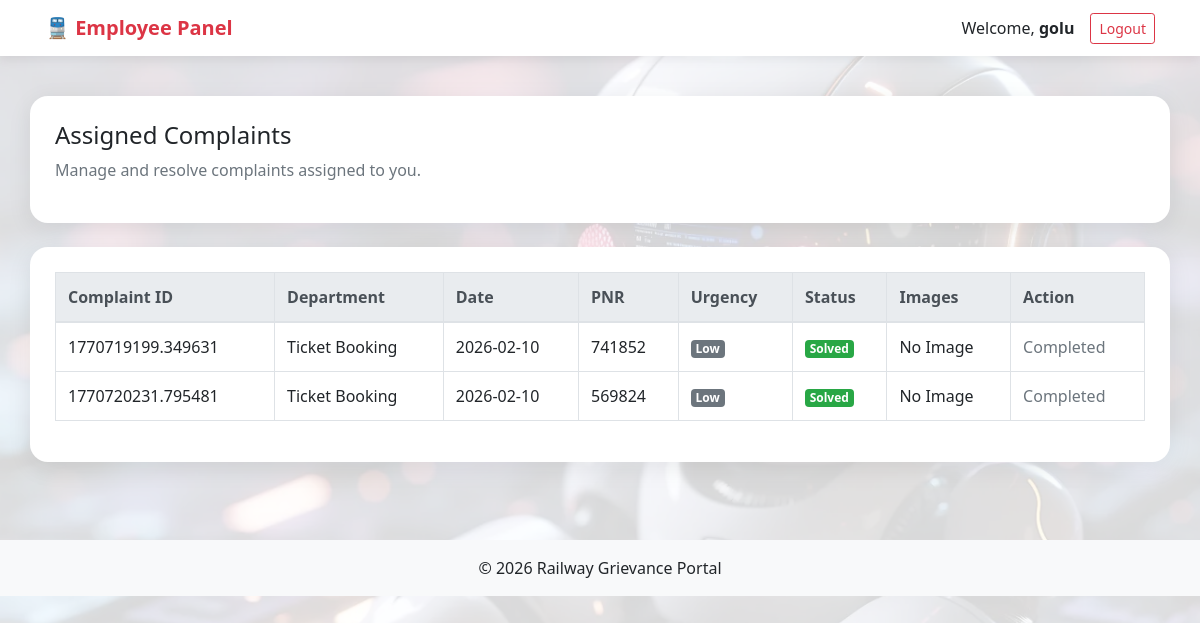
The app's page /employee_dashboard (signed in) with its own data.
### models.py (models this page shows)
class User(db.Model, UserMixin):
    __tablename__ = 'user'
    id = db.Column(db.Integer, primary_key=True)
    username = db.Column(db.String(150), unique=True, nullable=False)
    password = db.Column(db.String(255), nullable=False)   # Increased size for hashed passwords
    role = db.Column(db.String(50), nullable=False)
    department = db.Column(db.String(100), nullable=True)
    complaints = relationship(
        'Complaint',
        back_populates='user',
        foreign_keys='Complaint.user_id',
        cascade="all, delete"
    )
    assigned_complaints = relationship(
        'Complaint',
        back_populates='assigned_employee',
        foreign_keys='Complaint.assigned_employee_id'
    )

class Complaint(db.Model):
    __tablename__ = 'complaint'
    id = db.Column(db.Integer, primary_key=True)
    unique_id = db.Column(db.String, unique=True, nullable=False)
    department = db.Column(db.String, nullable=False)
    date = db.Column(db.Date, nullable=False)
    time = db.Column(db.Time, nullable=False)
    pnr_no = db.Column(db.String, nullable=False)
    age = db.Column(db.Integer, nullable=False)
    additional_info = db.Column(db.Text, nullable=True)
    images = db.Column(db.String, nullable=True)
    status = db.Column(db.String(20), default='Unsolved')
    urgency = db.Column(db.Integer, default=0)
    user_id = db.Column(db.Integer, db.ForeignKey('user.id'), nullable=False)
    assigned_employee_id = db.Column(db.Integer, db.ForeignKey('user.id'), nullable=True)
    user = relationship(
        'User',
        back_populates='complaints',
        foreign_keys=[user_id]
    )
    assigned_employee = relationship(
        'User',
        back_populates='assigned_complaints',
        foreign_keys=[assigned_employee_id]
    )
    feedbacks = db.relationship(
        'Feedback',
        back_populates='complaint',
        cascade="all, delete",
        lazy=True
    )

### app.py (the view)
@app.route('/employee_dashboard')
@login_required
def employee_dashboard():
    if current_user.role != 'Employee':
        flash("Access denied: Only employees can view this page.", 'danger')
        return redirect(url_for('home'))
    assigned_complaints = Complaint.query.filter_by(assigned_employee_id=current_user.id).order_by(Complaint.urgency.desc()).all()
    return render_template('employee_dashboard.html', complaints=assigned_complaints)

### app.py (called while the page is built)
@login_manager.user_loader
def load_user(user_id):
    return User.query.get(int(user_id))

### templates/employee_dashboard.html (shortened to what this page needs)
<!DOCTYPE html>
<html lang="en">
<head>
<link rel="stylesheet"
      href="https://stackpath.bootstrapcdn.com/bootstrap/4.5.2/css/bootstrap.min.css">
<link rel="stylesheet"
      href="{{ url_for('static', filename='styles/dashboard_theme.css') }}">
</head>
<body>
<nav class="navbar navbar-expand-lg fixed-top">
    <div class="container">
        <a class="navbar-brand font-weight-bold text-danger">
            🚆 Employee Panel
        </a>
        <ul class="navbar-nav ml-auto align-items-center">
            <li class="nav-item mr-3">
                Welcome, <strong>{{ current_user.username }}</strong>
            </li>
            <li class="nav-item">
                <a href="{{ url_for('logout') }}"
                   class="btn btn-outline-danger btn-sm">
                    Logout
                </a>
            </li>
        </ul>
    </div>
</nav>
<div class="dashboard-container mt-5 pt-5">
    <div class="dashboard-card mb-4">
        <h4>Assigned Complaints</h4>
        <p class="text-muted">
            Manage and resolve complaints assigned to you.
        </p>
    </div>
    <div class="dashboard-card">
        <div class="table-responsive">
            <table class="table table-hover table-bordered">
                <thead class="thead-light">
                    <tr>
                        <th>Complaint ID</th>
                        <th>Department</th>
                        <th>Date</th>
                        <th>PNR</th>
                        <th>Urgency</th>
                        <th>Status</th>
                        <th>Images</th>
                        <th>Action</th>
                    </tr>
                </thead>
                <tbody>
                {% for complaint in complaints %}
                    <tr>
                        <td>{{ complaint.unique_id }}</td>
                        <td>{{ complaint.department }}</td>
                        <td>{{ complaint.date }}</td>
                        <td>{{ complaint.pnr_no }}</td>
                        <td>
                            {% if complaint.urgency >= 30 %}
                                <span class="badge badge-danger">High</span>
                            {% elif complaint.urgency >= 20 %}
                                <span class="badge badge-warning">Medium</span>
                            {% else %}
                                <span class="badge badge-secondary">Low</span>
                            {% endif %}
                        </td>
                        <td>
                            {% if complaint.status == 'Completed' %}
                                <span class="badge badge-success">Solved</span>
                            {% else %}
                                <span class="badge badge-warning">Pending</span>
                            {% endif %}
                        </td>
                        <td>
                            {% if complaint.images %}
                                {% for image in complaint.images.split(',') %}
                                    <a href="{{ url_for('static', filename='uploads/' + image) }}"
                                       target="_blank"
                                       class="btn btn-sm btn-outline-info mb-1">
                                       View
                                    </a>
                                {% endfor %}
                            {% else %}
                                No Image
                            {% endif %}
                        </td>
                        <td>
                            {% if complaint.status != 'Completed' %}
                                <form action="{{ url_for('mark_as_solved', complaint_id=complaint.unique_id) }}"
                                      method="POST">
                                    <button class="btn btn-success btn-sm">
                                        Mark Solved
                                    </button>
                                </form>
                            {% else %}
                                <span class="text-muted">Completed</span>
                            {% endif %}
                        </td>
                    </tr>
                {% endfor %}
                </tbody>
            </table>
        </div>
    </div>
</div>
<footer class="text-center mt-5 p-3 bg-light">
    © 2026 Railway Grievance Portal
</footer>
</body>
</html>

### static/styles/dashboard_theme.css (style rules this page uses)
body { background: linear-gradient(to right, #eef2f7, #f8f9fc); font-family: "Segoe UI", sans-serif; }
.navbar { background: #ffffff !important; box-shadow: 0 3px 10px rgba(0,0,0,0.08); }
.dashboard-container { padding: 30px; }
.dashboard-card { background: #ffffff; border-radius: 18px; padding: 25px; box-shadow: 0 6px 25px rgba(0,0,0,0.08); }
body { background: linear-gradient(rgba(255,255,255,0.85), rgba(255,255,255,0.85)), url("../images/railway_bg.jpg") no-repeat center center fixed; background-size: cover; }

### records on screen
User: username "golu"
Complaint: unique_id "1770719199.349631", department "Ticket Booking", date "2026-02-10", pnr_no "741852", urgency "Low", status "Solved", images "No Image"
Complaint: unique_id "1770720231.795481", department "Ticket Booking", date "2026-02-10", pnr_no "569824", urgency "Low", status "Solved", images "No Image"
